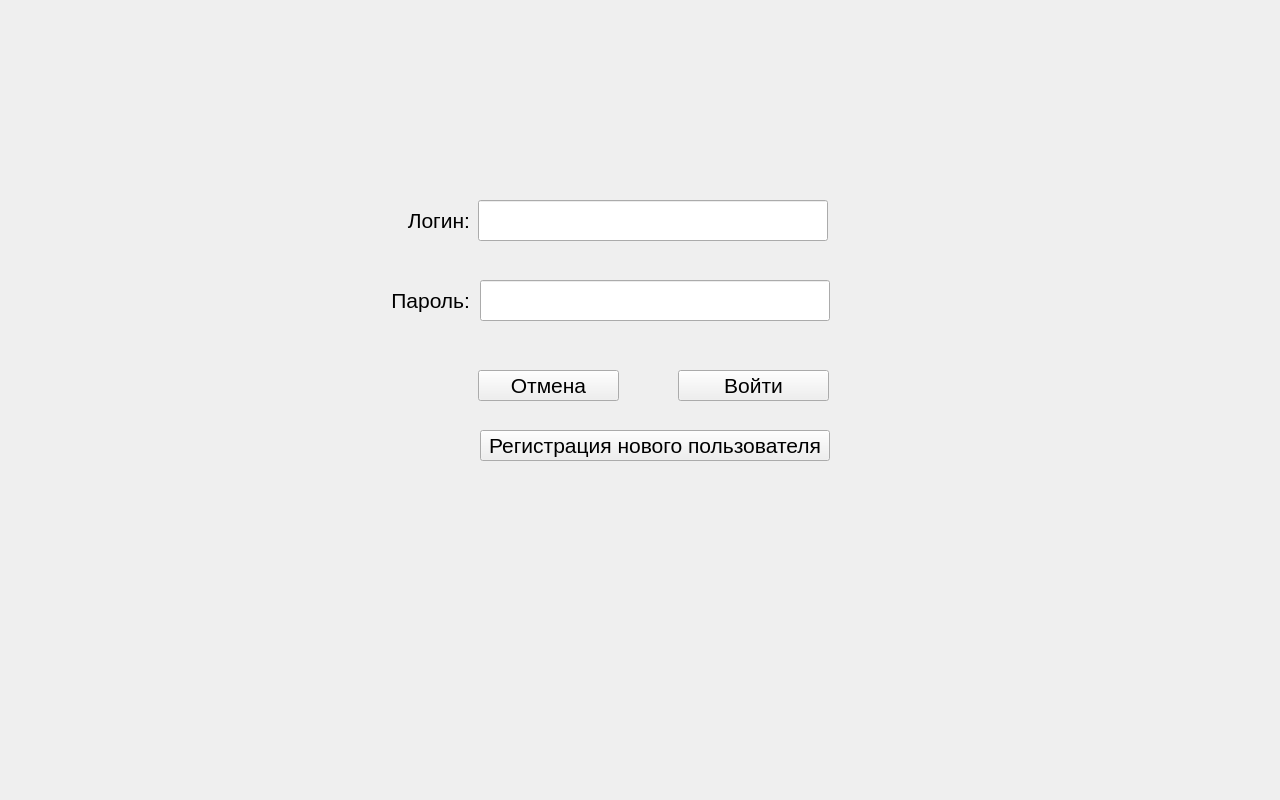
<?xml version="1.0" encoding="UTF-8"?>
<ui version="4.0">
 <class>SelectUserPage</class>
 <widget class="QWidget" name="SelectUserPage">
  <property name="geometry">
   <rect>
    <x>0</x>
    <y>0</y>
    <width>1280</width>
    <height>800</height>
   </rect>
  </property>
  <property name="windowTitle">
   <string>Form</string>
  </property>
  <widget class="QLineEdit" name="lineEditLogin">
   <property name="geometry">
    <rect>
     <x>478</x>
     <y>200</y>
     <width>350</width>
     <height>41</height>
    </rect>
   </property>
   <property name="text">
    <string/>
   </property>
   <property name="alignment">
    <set>Qt::AlignCenter</set>
   </property>
  </widget>
  <widget class="QLineEdit" name="lineEditPassword">
   <property name="geometry">
    <rect>
     <x>480</x>
     <y>280</y>
     <width>350</width>
     <height>41</height>
    </rect>
   </property>
   <property name="text">
    <string/>
   </property>
   <property name="echoMode">
    <enum>QLineEdit::Password</enum>
   </property>
   <property name="alignment">
    <set>Qt::AlignCenter</set>
   </property>
  </widget>
  <widget class="QPushButton" name="pushButtonCancel">
   <property name="geometry">
    <rect>
     <x>478</x>
     <y>370</y>
     <width>141</width>
     <height>31</height>
    </rect>
   </property>
   <property name="font">
    <font>
     <pointsize>16</pointsize>
    </font>
   </property>
   <property name="text">
    <string>Отмена</string>
   </property>
  </widget>
  <widget class="QPushButton" name="pushButtonEnter">
   <property name="geometry">
    <rect>
     <x>678</x>
     <y>370</y>
     <width>151</width>
     <height>31</height>
    </rect>
   </property>
   <property name="font">
    <font>
     <pointsize>16</pointsize>
    </font>
   </property>
   <property name="text">
    <string>Войти</string>
   </property>
  </widget>
  <widget class="QPushButton" name="pushButtonRegister">
   <property name="geometry">
    <rect>
     <x>480</x>
     <y>430</y>
     <width>350</width>
     <height>31</height>
    </rect>
   </property>
   <property name="font">
    <font>
     <pointsize>16</pointsize>
    </font>
   </property>
   <property name="text">
    <string>Регистрация нового пользователя</string>
   </property>
  </widget>
  <widget class="QLabel" name="labelLogin">
   <property name="geometry">
    <rect>
     <x>380</x>
     <y>200</y>
     <width>90</width>
     <height>41</height>
    </rect>
   </property>
   <property name="font">
    <font>
     <pointsize>16</pointsize>
    </font>
   </property>
   <property name="layoutDirection">
    <enum>Qt::RightToLeft</enum>
   </property>
   <property name="text">
    <string>Логин:</string>
   </property>
   <property name="alignment">
    <set>Qt::AlignRight|Qt::AlignTrailing|Qt::AlignVCenter</set>
   </property>
  </widget>
  <widget class="QLabel" name="labelPassword">
   <property name="geometry">
    <rect>
     <x>380</x>
     <y>280</y>
     <width>90</width>
     <height>41</height>
    </rect>
   </property>
   <property name="font">
    <font>
     <pointsize>16</pointsize>
    </font>
   </property>
   <property name="layoutDirection">
    <enum>Qt::RightToLeft</enum>
   </property>
   <property name="text">
    <string>Пароль:</string>
   </property>
   <property name="alignment">
    <set>Qt::AlignRight|Qt::AlignTrailing|Qt::AlignVCenter</set>
   </property>
  </widget>
 </widget>
 <resources/>
 <connections/>
</ui>
